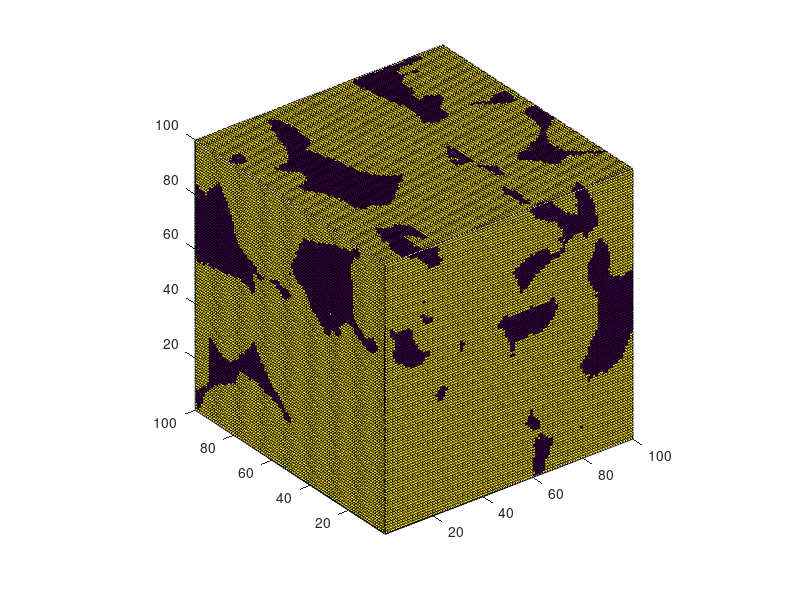

The MATLAB source for this figure: (Note: this script raises an error after producing the figure.)
clear; close all
% box surface plot
load('A.mat')
A=A(1:100,1:100,1:100);
A=double(A);
S=size(A);
S=permute(S,[2,1,3]);
figure;
[X,Y,Z]=meshgrid(1:S(1),1:S(2),1:S(3));
xslice=[1,S(1)];
yslice=[1,S(2)];
zslice=[1,S(3)];
h=slice(X,Y,Z,A,xslice,yslice,zslice); axis equal tight
for I=1:6
    h(I).EdgeColor='none';
end

% iso-surface plot
A=1-A;
S=size(A);
B=ones(S+2);
B(2:end-1,2:end-1,2:end-1)=A;
figure
isosurface(B); axis equal tight



